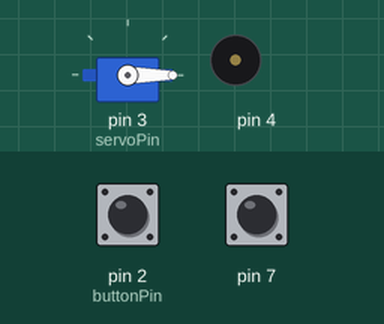
This sketch was run on a simulated Arduino Uno, built with avr-gcc and run on an emulated ATmega328P. Shown: servo, buzzer (waves = sounding). The test bench sets the inputs (shaded band); at power-on: pin 7 HIGH, pin 2 (buttonPin) HIGH.

Above: at 1.2 s.
1.3 s: pin 7 pulled LOW for 0.15 s
At 2.5 s:
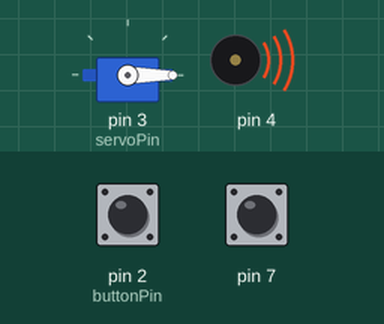
4.4 s: pin 2 (buttonPin) pulled LOW for 3.2 s
At 7.2 s:
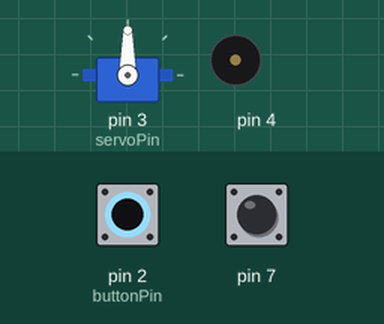
9.1 s: pin 7 pulled LOW for 1 s
At 9.6 s:
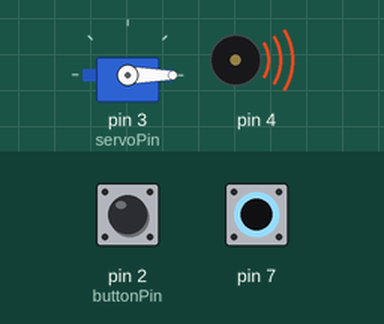
13.1 s: pin 7 pulled LOW for 3.2 s
Timing chart, 0 to 20.3 s (numbered marks = the images above; inputs shaded):
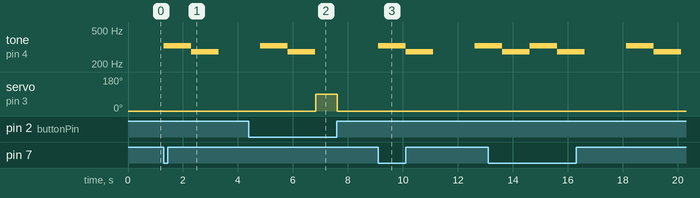

Measured:
- after the input at 1.3 s, tone on pin 4: silent → 329 Hz at once, → 277 Hz 1.0 s later, → silent 1.0 s later
- after the input at 4.4 s, servo on pin 3 (servoPin): 0° → 90° after 2.4 s, → 0° 0.78 s later
- after the input at 9.1 s, tone on pin 4: silent → 329 Hz at once, → 277 Hz 1.0 s later, → silent 1.0 s later, → 329 Hz 1.5 s later

The sketch:

ButtonAndServo.ino
```cpp
#include <Servo.h>

Servo myServo;
const int buttonPin = 2;    // Pin connected to the button
const int servoPin = 3;     // Pin connected to the servo signal
int buttonState = 0;

int e = 329.63;
int c_sharp = 277.18;

void setup()
{
  pinMode(4, OUTPUT);
  pinMode(7, INPUT_PULLUP);
  myServo.attach(servoPin);
  pinMode(buttonPin, INPUT_PULLUP); // Uses internal resistor
  myServo.write(0);                 // Set initial position
}

void loop()
{
  buttonState = digitalRead(buttonPin);
  if (!digitalRead(7))
  {
    tone(4, e);
    delay(1000);
    tone(4, c_sharp);
    delay(1000);
    noTone(4);
    delay(1500);
    tone(4, e);
    delay(1000);
    tone(4, c_sharp);
    delay(1000);
    noTone(4);
  }
  if (buttonState == LOW) {         // If button is pressed (LOW)
    myServo.write(90);             // Move to 180 degrees
  } else {
    myServo.write(0);               // Return to 0 degrees
  }
  delay(15);
}
```
